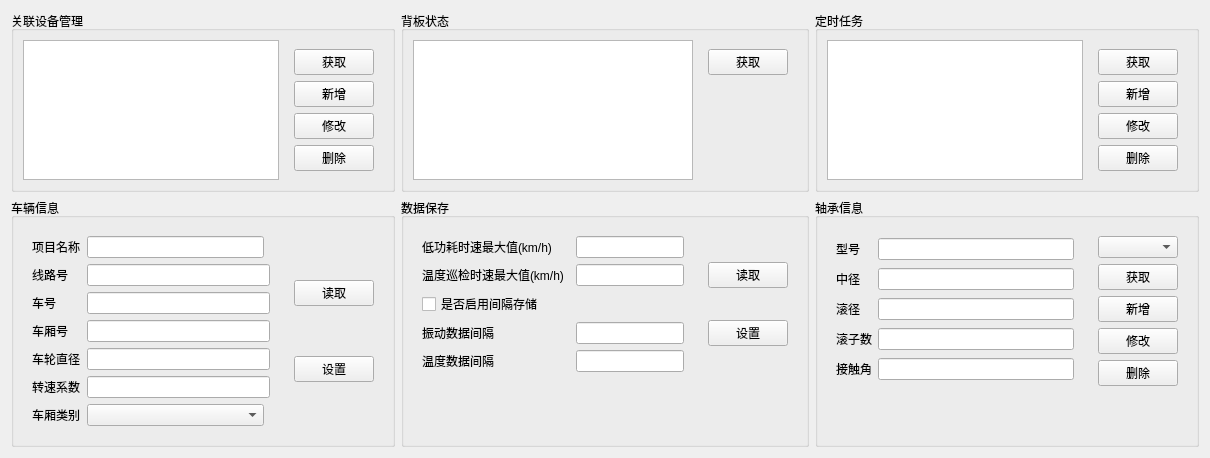
    <widget class="QWidget" name="widget_left" native="true">
     <property name="sizePolicy">
      <sizepolicy hsizetype="Preferred" vsizetype="Preferred">
       <horstretch>0</horstretch>
       <verstretch>0</verstretch>
      </sizepolicy>
     </property>
     <property name="maximumSize">
      <size>
       <width>16777215</width>
       <height>400</height>
      </size>
     </property>
     <layout class="QGridLayout" name="gridLayout_2">
      <item row="0" column="1">
       <widget class="QGroupBox" name="gbox_linkdevice">
        <property name="title">
         <string>关联设备管理</string>
        </property>
        <layout class="QGridLayout" name="gridLayout_14">
         <item row="0" column="0">
          <widget class="QTableWidget" name="tableWidget__linkdevice">
           <property name="sizePolicy">
            <sizepolicy hsizetype="Preferred" vsizetype="Preferred">
             <horstretch>0</horstretch>
             <verstretch>0</verstretch>
            </sizepolicy>
           </property>
          </widget>
         </item>
         <item row="0" column="1">
          <widget class="QWidget" name="widget_linkbtn" native="true">
           <property name="sizePolicy">
            <sizepolicy hsizetype="Fixed" vsizetype="Preferred">
             <horstretch>0</horstretch>
             <verstretch>0</verstretch>
            </sizepolicy>
           </property>
           <layout class="QVBoxLayout" name="verticalLayout_7">
            <item>
             <widget class="QPushButton" name="btn_getlinkinfo">
              <property name="sizePolicy">
               <sizepolicy hsizetype="Fixed" vsizetype="Fixed">
                <horstretch>0</horstretch>
                <verstretch>0</verstretch>
               </sizepolicy>
              </property>
              <property name="maximumSize">
               <size>
                <width>16777215</width>
                <height>16777215</height>
               </size>
              </property>
              <property name="text">
               <string>获取</string>
              </property>
             </widget>
            </item>
            <item>
             <widget class="QPushButton" name="btn_addlinkdevice">
              <property name="text">
               <string>新增</string>
              </property>
             </widget>
            </item>
            <item>
             <widget class="QPushButton" name="btn_modifylinkdevice">
              <property name="text">
               <string>修改</string>
              </property>
             </widget>
            </item>
            <item>
             <widget class="QPushButton" name="btn_deletelinkdevice">
              <property name="text">
               <string>删除</string>
              </property>
             </widget>
            </item>
            <item>
             <spacer name="verticalSpacer_7">
              <property name="orientation">
               <enum>Qt::Vertical</enum>
              </property>
              <property name="sizeType">
               <enum>QSizePolicy::Preferred</enum>
              </property>
              <property name="sizeHint" stdset="0">
               <size>
                <width>20</width>
                <height>192</height>
               </size>
              </property>
             </spacer>
            </item>
           </layout>
          </widget>
         </item>
        </layout>
       </widget>
      </item>
      <item row="0" column="3">
       <widget class="QGroupBox" name="gbox_timertask">
        <property name="title">
         <string>定时任务</string>
        </property>
        <layout class="QGridLayout" name="gridLayout_11">
         <item row="0" column="1">
          <widget class="QWidget" name="widget_timertaskbtn" native="true">
           <property name="sizePolicy">
            <sizepolicy hsizetype="Fixed" vsizetype="Preferred">
             <horstretch>0</horstretch>
             <verstretch>0</verstretch>
            </sizepolicy>
           </property>
           <layout class="QVBoxLayout" name="verticalLayout_6">
            <item>
             <widget class="QPushButton" name="btn_gettask">
              <property name="sizePolicy">
               <sizepolicy hsizetype="Fixed" vsizetype="Fixed">
                <horstretch>0</horstretch>
                <verstretch>0</verstretch>
               </sizepolicy>
              </property>
              <property name="maximumSize">
               <size>
                <width>16777215</width>
                <height>16777215</height>
               </size>
              </property>
              <property name="text">
               <string>获取</string>
              </property>
             </widget>
            </item>
            <item>
             <widget class="QPushButton" name="btn_addtask">
              <property name="text">
               <string>新增</string>
              </property>
             </widget>
            </item>
            <item>
             <widget class="QPushButton" name="btn_modifytask">
              <property name="text">
               <string>修改</string>
              </property>
             </widget>
            </item>
            <item>
             <widget class="QPushButton" name="btn_deletetask">
              <property name="sizePolicy">
               <sizepolicy hsizetype="Fixed" vsizetype="Fixed">
                <horstretch>0</horstretch>
                <verstretch>0</verstretch>
               </sizepolicy>
              </property>
              <property name="maximumSize">
               <size>
                <width>16777215</width>
                <height>16777215</height>
               </size>
              </property>
              <property name="text">
               <string>删除</string>
              </property>
             </widget>
            </item>
            <item>
             <spacer name="verticalSpacer_6">
              <property name="orientation">
               <enum>Qt::Vertical</enum>
              </property>
              <property name="sizeType">
               <enum>QSizePolicy::Preferred</enum>
              </property>
              <property name="sizeHint" stdset="0">
               <size>
                <width>20</width>
                <height>192</height>
               </size>
              </property>
             </spacer>
            </item>
           </layout>
          </widget>
         </item>
         <item row="0" column="0">
          <widget class="QTableWidget" name="tableWidget_timertask">
           <property name="sizePolicy">
            <sizepolicy hsizetype="Preferred" vsizetype="Preferred">
             <horstretch>0</horstretch>
             <verstretch>0</verstretch>
            </sizepolicy>
           </property>
          </widget>
         </item>
        </layout>
       </widget>
      </item>
      <item row="1" column="1">
       <widget class="QGroupBox" name="gbox_carinfo">
        <property name="title">
         <string>车辆信息</string>
        </property>
        <layout class="QGridLayout" name="gridLayout_5">
         <property name="topMargin">
          <number>9</number>
         </property>
         <property name="bottomMargin">
          <number>9</number>
         </property>
         <item row="0" column="1">
          <widget class="QWidget" name="widget_carbtn" native="true">
           <property name="sizePolicy">
            <sizepolicy hsizetype="Fixed" vsizetype="Preferred">
             <horstretch>0</horstretch>
             <verstretch>0</verstretch>
            </sizepolicy>
           </property>
           <layout class="QVBoxLayout" name="verticalLayout_2">
            <item>
             <widget class="QPushButton" name="btn_getcarinfo">
              <property name="sizePolicy">
               <sizepolicy hsizetype="Fixed" vsizetype="Fixed">
                <horstretch>0</horstretch>
                <verstretch>0</verstretch>
               </sizepolicy>
              </property>
              <property name="text">
               <string>读取</string>
              </property>
             </widget>
            </item>
            <item>
             <widget class="QPushButton" name="btn_setcarinfo">
              <property name="sizePolicy">
               <sizepolicy hsizetype="Fixed" vsizetype="Fixed">
                <horstretch>0</horstretch>
                <verstretch>0</verstretch>
               </sizepolicy>
              </property>
              <property name="text">
               <string>设置</string>
              </property>
             </widget>
            </item>
           </layout>
          </widget>
         </item>
         <item row="0" column="0">
          <widget class="QWidget" name="widget_carmain" native="true">
           <layout class="QGridLayout" name="gridLayout_6">
            <item row="5" column="0">
             <widget class="QLabel" name="lab_speedCoefficient">
              <property name="text">
               <string>转速系数</string>
              </property>
             </widget>
            </item>
            <item row="2" column="1" colspan="2">
             <widget class="QLineEdit" name="txt_carnum">
              <property name="sizePolicy">
               <sizepolicy hsizetype="Preferred" vsizetype="Fixed">
                <horstretch>0</horstretch>
                <verstretch>0</verstretch>
               </sizepolicy>
              </property>
             </widget>
            </item>
            <item row="1" column="1" colspan="2">
             <widget class="QLineEdit" name="txt_linenum">
              <property name="sizePolicy">
               <sizepolicy hsizetype="Preferred" vsizetype="Fixed">
                <horstretch>0</horstretch>
                <verstretch>0</verstretch>
               </sizepolicy>
              </property>
             </widget>
            </item>
            <item row="4" column="1" colspan="2">
             <widget class="QLineEdit" name="txt_wheeldiameter">
              <property name="sizePolicy">
               <sizepolicy hsizetype="Preferred" vsizetype="Fixed">
                <horstretch>0</horstretch>
                <verstretch>0</verstretch>
               </sizepolicy>
              </property>
             </widget>
            </item>
            <item row="6" column="0">
             <widget class="QLabel" name="lab_wagontype">
              <property name="text">
               <string>车厢类别</string>
              </property>
             </widget>
            </item>
            <item row="3" column="1" colspan="2">
             <widget class="QLineEdit" name="txt_wagonnum">
              <property name="sizePolicy">
               <sizepolicy hsizetype="Preferred" vsizetype="Fixed">
                <horstretch>0</horstretch>
                <verstretch>0</verstretch>
               </sizepolicy>
              </property>
             </widget>
            </item>
            <item row="3" column="0">
             <widget class="QLabel" name="lab_txt_wagonnum">
              <property name="sizePolicy">
               <sizepolicy hsizetype="Minimum" vsizetype="Preferred">
                <horstretch>0</horstretch>
                <verstretch>0</verstretch>
               </sizepolicy>
              </property>
              <property name="text">
               <string>车厢号</string>
              </property>
             </widget>
            </item>
            <item row="1" column="0">
             <widget class="QLabel" name="lab_linenum">
              <property name="sizePolicy">
               <sizepolicy hsizetype="Minimum" vsizetype="Preferred">
                <horstretch>0</horstretch>
                <verstretch>0</verstretch>
               </sizepolicy>
              </property>
              <property name="text">
               <string>线路号</string>
              </property>
             </widget>
            </item>
            <item row="2" column="0">
             <widget class="QLabel" name="lab_carnum">
              <property name="sizePolicy">
               <sizepolicy hsizetype="Minimum" vsizetype="Preferred">
                <horstretch>0</horstretch>
                <verstretch>0</verstretch>
               </sizepolicy>
              </property>
              <property name="text">
               <string>车号</string>
              </property>
             </widget>
            </item>
            <item row="4" column="0">
             <widget class="QLabel" name="lab_wheeldiameter">
              <property name="sizePolicy">
               <sizepolicy hsizetype="Fixed" vsizetype="Preferred">
                <horstretch>0</horstretch>
                <verstretch>0</verstretch>
               </sizepolicy>
              </property>
              <property name="text">
               <string>车轮直径</string>
              </property>
             </widget>
            </item>
            <item row="6" column="1">
             <widget class="QComboBox" name="cbox_wagontype"/>
            </item>
            <item row="5" column="1" colspan="2">
             <widget class="QLineEdit" name="txt_speedCoefficient">
              <property name="sizePolicy">
               <sizepolicy hsizetype="Preferred" vsizetype="Fixed">
                <horstretch>0</horstretch>
                <verstretch>0</verstretch>
               </sizepolicy>
              </property>
              <property name="alignment">
               <set>Qt::AlignCenter</set>
              </property>
             </widget>
            </item>
            <item row="0" column="1">
             <widget class="QLineEdit" name="txt_projectname">
              <property name="alignment">
               <set>Qt::AlignCenter</set>
              </property>
             </widget>
            </item>
            <item row="0" column="0">
             <widget class="QLabel" name="lab_projectname">
              <property name="text">
               <string>项目名称</string>
              </property>
             </widget>
            </item>
           </layout>
          </widget>
         </item>
         <item row="1" column="0" colspan="2">
          <spacer name="verticalSpacer_8">
           <property name="orientation">
            <enum>Qt::Vertical</enum>
           </property>
           <property name="sizeHint" stdset="0">
            <size>
             <width>20</width>
             <height>40</height>
            </size>
           </property>
          </spacer>
         </item>
        </layout>
       </widget>
      </item>
      <item row="1" column="2">
       <widget class="QGroupBox" name="gbox_interval">
        <property name="title">
         <string>数据保存</string>
        </property>
        <layout class="QGridLayout" name="gridLayout_7">
         <item row="0" column="0">
          <widget class="QWidget" name="widget_Intervalmain" native="true">
           <layout class="QGridLayout" name="gridLayout_17">
            <item row="4" column="2">
             <widget class="QLineEdit" name="txt_VIBInterval">
              <property name="sizePolicy">
               <sizepolicy hsizetype="Preferred" vsizetype="Fixed">
                <horstretch>0</horstretch>
                <verstretch>0</verstretch>
               </sizepolicy>
              </property>
             </widget>
            </item>
            <item row="5" column="2">
             <widget class="QLineEdit" name="txt_temInterval">
              <property name="sizePolicy">
               <sizepolicy hsizetype="Preferred" vsizetype="Fixed">
                <horstretch>0</horstretch>
                <verstretch>0</verstretch>
               </sizepolicy>
              </property>
             </widget>
            </item>
            <item row="0" column="0">
             <widget class="QLabel" name="lab_lowpowerTaskSpeed">
              <property name="text">
               <string>低功耗时速最大值(km/h)</string>
              </property>
             </widget>
            </item>
            <item row="3" column="0" colspan="3">
             <widget class="QCheckBox" name="checkbox_Isenable">
              <property name="text">
               <string>是否启用间隔存储</string>
              </property>
             </widget>
            </item>
            <item row="5" column="0">
             <widget class="QLabel" name="lab_temInterval">
              <property name="sizePolicy">
               <sizepolicy hsizetype="Fixed" vsizetype="Preferred">
                <horstretch>0</horstretch>
                <verstretch>0</verstretch>
               </sizepolicy>
              </property>
              <property name="text">
               <string>温度数据间隔</string>
              </property>
             </widget>
            </item>
            <item row="4" column="0">
             <widget class="QLabel" name="lab_VIBInterval">
              <property name="sizePolicy">
               <sizepolicy hsizetype="Fixed" vsizetype="Preferred">
                <horstretch>0</horstretch>
                <verstretch>0</verstretch>
               </sizepolicy>
              </property>
              <property name="text">
               <string>振动数据间隔</string>
              </property>
             </widget>
            </item>
            <item row="0" column="2">
             <widget class="QLineEdit" name="txt_lowpowerTaskSpeed">
              <property name="sizePolicy">
               <sizepolicy hsizetype="Preferred" vsizetype="Fixed">
                <horstretch>0</horstretch>
                <verstretch>0</verstretch>
               </sizepolicy>
              </property>
             </widget>
            </item>
            <item row="1" column="2">
             <widget class="QLineEdit" name="txt_temTaskSpeed">
              <property name="sizePolicy">
               <sizepolicy hsizetype="Preferred" vsizetype="Fixed">
                <horstretch>0</horstretch>
                <verstretch>0</verstretch>
               </sizepolicy>
              </property>
             </widget>
            </item>
            <item row="1" column="0">
             <widget class="QLabel" name="lab_temTaskSpeed">
              <property name="text">
               <string>温度巡检时速最大值(km/h)</string>
              </property>
             </widget>
            </item>
           </layout>
          </widget>
         </item>
         <item row="0" column="1">
          <widget class="QWidget" name="widget_Intervalbtn" native="true">
           <property name="sizePolicy">
            <sizepolicy hsizetype="Fixed" vsizetype="Preferred">
             <horstretch>0</horstretch>
             <verstretch>0</verstretch>
            </sizepolicy>
           </property>
           <layout class="QVBoxLayout" name="verticalLayout_8">
            <item>
             <widget class="QPushButton" name="btn_getInterval">
              <property name="sizePolicy">
               <sizepolicy hsizetype="Fixed" vsizetype="Fixed">
                <horstretch>0</horstretch>
                <verstretch>0</verstretch>
               </sizepolicy>
              </property>
              <property name="text">
               <string>读取</string>
              </property>
             </widget>
            </item>
            <item>
             <widget class="QPushButton" name="btn_setInterval">
              <property name="sizePolicy">
               <sizepolicy hsizetype="Fixed" vsizetype="Fixed">
                <horstretch>0</horstretch>
                <verstretch>0</verstretch>
               </sizepolicy>
              </property>
              <property name="text">
               <string>设置</string>
              </property>
             </widget>
            </item>
           </layout>
          </widget>
         </item>
         <item row="2" column="0" colspan="2">
          <spacer name="verticalSpacer_3">
           <property name="orientation">
            <enum>Qt::Vertical</enum>
           </property>
           <property name="sizeHint" stdset="0">
            <size>
             <width>20</width>
             <height>40</height>
            </size>
           </property>
          </spacer>
         </item>
        </layout>
       </widget>
      </item>
      <item row="0" column="2">
       <widget class="QGroupBox" name="gbox_otherboard">
        <property name="title">
         <string>背板状态</string>
        </property>
        <layout class="QGridLayout" name="gridLayout_9">
         <item row="0" column="1">
          <widget class="QWidget" name="widget_boardbtn" native="true">
           <property name="sizePolicy">
            <sizepolicy hsizetype="Fixed" vsizetype="Preferred">
             <horstretch>0</horstretch>
             <verstretch>0</verstretch>
            </sizepolicy>
           </property>
           <layout class="QVBoxLayout" name="verticalLayout_4">
            <item>
             <widget class="QPushButton" name="btn_getotherboard">
              <property name="sizePolicy">
               <sizepolicy hsizetype="Fixed" vsizetype="Fixed">
                <horstretch>0</horstretch>
                <verstretch>0</verstretch>
               </sizepolicy>
              </property>
              <property name="maximumSize">
               <size>
                <width>16777215</width>
                <height>16777215</height>
               </size>
              </property>
              <property name="text">
               <string>获取</string>
              </property>
             </widget>
            </item>
            <item>
             <spacer name="verticalSpacer_4">
              <property name="orientation">
               <enum>Qt::Vertical</enum>
              </property>
              <property name="sizeType">
               <enum>QSizePolicy::Preferred</enum>
              </property>
              <property name="sizeHint" stdset="0">
               <size>
                <width>20</width>
                <height>192</height>
               </size>
              </property>
             </spacer>
            </item>
           </layout>
          </widget>
         </item>
         <item row="0" column="0">
          <widget class="QListWidget" name="listWidget_otherboard">
           <property name="sizePolicy">
            <sizepolicy hsizetype="Preferred" vsizetype="Preferred">
             <horstretch>0</horstretch>
             <verstretch>0</verstretch>
            </sizepolicy>
           </property>
          </widget>
         </item>
        </layout>
       </widget>
      </item>
      <item row="1" column="3">
       <widget class="QGroupBox" name="gbox_bearinginfo">
        <property name="title">
         <string>轴承信息</string>
        </property>
        <layout class="QGridLayout" name="gridLayout_3">
         <item row="0" column="0">
          <widget class="QWidget" name="widget_bearingmain" native="true">
           <layout class="QGridLayout" name="gridLayout_4">
            <item row="2" column="0">
             <widget class="QLabel" name="lab_rollingDiameter">
              <property name="sizePolicy">
               <sizepolicy hsizetype="Minimum" vsizetype="Preferred">
                <horstretch>0</horstretch>
                <verstretch>0</verstretch>
               </sizepolicy>
              </property>
              <property name="text">
               <string>滚径</string>
              </property>
             </widget>
            </item>
            <item row="0" column="0">
             <widget class="QLabel" name="lab_model">
              <property name="sizePolicy">
               <sizepolicy hsizetype="Minimum" vsizetype="Preferred">
                <horstretch>0</horstretch>
                <verstretch>0</verstretch>
               </sizepolicy>
              </property>
              <property name="text">
               <string>型号</string>
              </property>
             </widget>
            </item>
            <item row="4" column="0">
             <widget class="QLabel" name="lab_contactAngle">
              <property name="sizePolicy">
               <sizepolicy hsizetype="Fixed" vsizetype="Preferred">
                <horstretch>0</horstretch>
                <verstretch>0</verstretch>
               </sizepolicy>
              </property>
              <property name="text">
               <string>接触角</string>
              </property>
             </widget>
            </item>
            <item row="1" column="0">
             <widget class="QLabel" name="lab_pitchDiameter">
              <property name="sizePolicy">
               <sizepolicy hsizetype="Minimum" vsizetype="Preferred">
                <horstretch>0</horstretch>
                <verstretch>0</verstretch>
               </sizepolicy>
              </property>
              <property name="text">
               <string>中径</string>
              </property>
             </widget>
            </item>
            <item row="3" column="0">
             <widget class="QLabel" name="lab_rollerNum">
              <property name="sizePolicy">
               <sizepolicy hsizetype="Fixed" vsizetype="Preferred">
                <horstretch>0</horstretch>
                <verstretch>0</verstretch>
               </sizepolicy>
              </property>
              <property name="text">
               <string>滚子数</string>
              </property>
             </widget>
            </item>
            <item row="0" column="1">
             <widget class="QLineEdit" name="txt_model">
              <property name="sizePolicy">
               <sizepolicy hsizetype="Preferred" vsizetype="Fixed">
                <horstretch>0</horstretch>
                <verstretch>0</verstretch>
               </sizepolicy>
              </property>
             </widget>
            </item>
            <item row="1" column="1">
             <widget class="QLineEdit" name="txt_pitchDiameter">
              <property name="sizePolicy">
               <sizepolicy hsizetype="Preferred" vsizetype="Fixed">
                <horstretch>0</horstretch>
                <verstretch>0</verstretch>
               </sizepolicy>
              </property>
             </widget>
            </item>
            <item row="2" column="1">
             <widget class="QLineEdit" name="txt_rollingDiameter">
              <property name="sizePolicy">
               <sizepolicy hsizetype="Preferred" vsizetype="Fixed">
                <horstretch>0</horstretch>
                <verstretch>0</verstretch>
               </sizepolicy>
              </property>
             </widget>
            </item>
            <item row="3" column="1">
             <widget class="QLineEdit" name="txt_rollerNum">
              <property name="sizePolicy">
               <sizepolicy hsizetype="Preferred" vsizetype="Fixed">
                <horstretch>0</horstretch>
                <verstretch>0</verstretch>
               </sizepolicy>
              </property>
             </widget>
            </item>
            <item row="4" column="1">
             <widget class="QLineEdit" name="txt_contactAngle">
              <property name="sizePolicy">
               <sizepolicy hsizetype="Preferred" vsizetype="Fixed">
                <horstretch>0</horstretch>
                <verstretch>0</verstretch>
               </sizepolicy>
              </property>
             </widget>
            </item>
           </layout>
          </widget>
         </item>
         <item row="0" column="1">
          <widget class="QWidget" name="widget_bearingbtn" native="true">
           <property name="sizePolicy">
            <sizepolicy hsizetype="Fixed" vsizetype="Preferred">
             <horstretch>0</horstretch>
             <verstretch>0</verstretch>
            </sizepolicy>
           </property>
           <layout class="QVBoxLayout" name="verticalLayout">
            <item>
             <widget class="QComboBox" name="cbox_bearing"/>
            </item>
            <item>
             <widget class="QPushButton" name="btn_getbearing">
              <property name="sizePolicy">
               <sizepolicy hsizetype="Fixed" vsizetype="Fixed">
                <horstretch>0</horstretch>
                <verstretch>0</verstretch>
               </sizepolicy>
              </property>
              <property name="maximumSize">
               <size>
                <width>16777215</width>
                <height>16777215</height>
               </size>
              </property>
              <property name="text">
               <string>获取</string>
              </property>
             </widget>
            </item>
            <item>
             <widget class="QPushButton" name="btn_addbearing">
              <property name="text">
               <string>新增</string>
              </property>
             </widget>
            </item>
            <item>
             <widget class="QPushButton" name="btn_modifybearing">
              <property name="text">
               <string>修改</string>
              </property>
             </widget>
            </item>
            <item>
             <widget class="QPushButton" name="btn_deletebearing">
              <property name="text">
               <string>删除</string>
              </property>
             </widget>
            </item>
           </layout>
          </widget>
         </item>
         <item row="1" column="0" colspan="2">
          <spacer name="verticalSpacer">
           <property name="orientation">
            <enum>Qt::Vertical</enum>
           </property>
           <property name="sizeType">
            <enum>QSizePolicy::Expanding</enum>
           </property>
           <property name="sizeHint" stdset="0">
            <size>
             <width>20</width>
             <height>40</height>
            </size>
           </property>
          </spacer>
         </item>
        </layout>
       </widget>
      </item>
     </layout>
    </widget>
